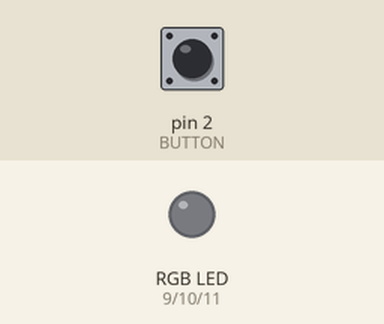
Recording of a sketch running on a simulated Arduino Uno, built with avr-gcc and run on an emulated ATmega328P. On the bench: an RGB LED mixed from three pins (HIGH = lit). Inputs (shaded band) come from the test bench; at power-on: pin 2 (BUTTON) LOW. Dim RGB values are drawn brighter than linear.

Above: at 1.2 s.
1.3 s: pin 2 (BUTTON) pulled HIGH for 0.15 s
At 2.3 s:
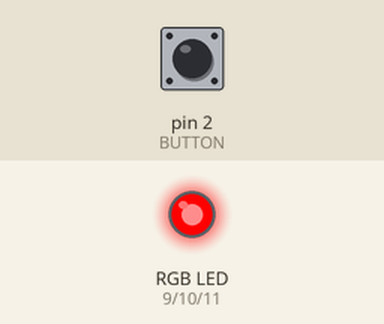
2.9 s: pin 2 (BUTTON) pulled HIGH for 1 s
At 3.5 s:
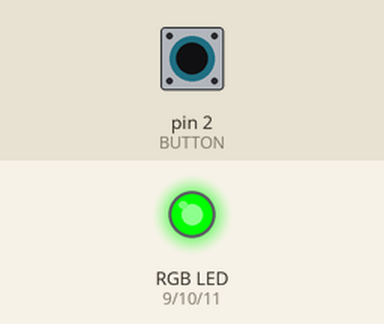
5.4 s: pin 2 (BUTTON) pulled HIGH for 0.15 s
At 6.6 s:
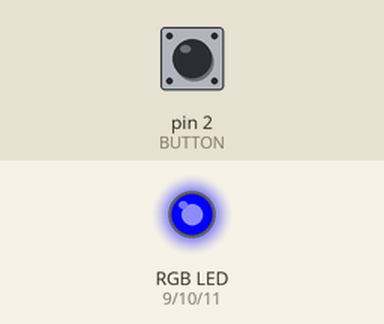
7.0 s: pin 2 (BUTTON) pulled HIGH for 3.2 s
At 7.8 s:
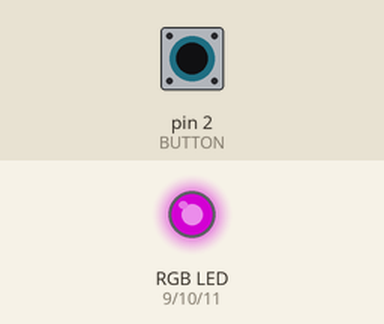
11.7 s: pin 2 (BUTTON) pulled HIGH for 0.15 s
At 12.6 s:
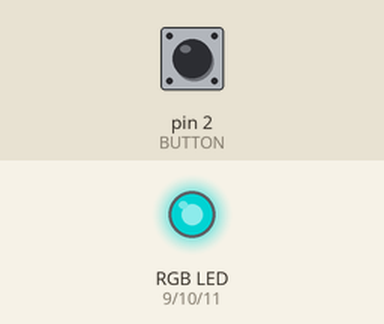
13.3 s: pin 2 (BUTTON) pulled HIGH for 1 s
At 13.8 s:
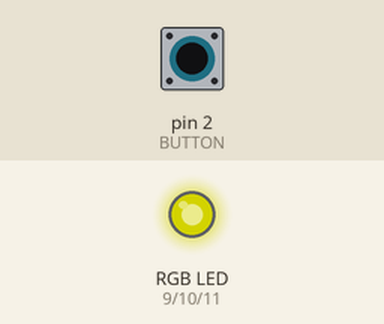
Timing chart, 0 to 16.3 s (numbered marks = the images above; inputs shaded):
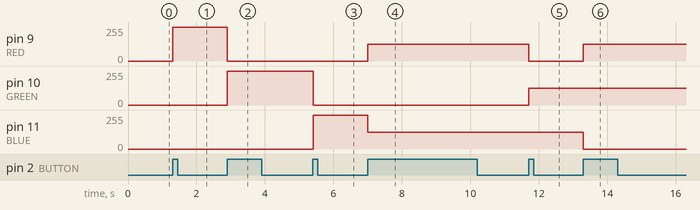

The sketch:

sketch_apr02a.ino
```cpp
#define RED 9
#define GREEN 10
#define BLUE 11
#define BUTTON 2

boolean lastButton=LOW;
boolean currentButton=LOW;

int ledMode=0;

void setup() {
  pinMode(RED, OUTPUT);
  pinMode(GREEN, OUTPUT);
  pinMode(BLUE, OUTPUT);
  pinMode(BUTTON, INPUT);

}

void loop() {
  currentButton=debounce(lastButton);
  if(lastButton == LOW && currentButton == HIGH) {
    ledMode++;
  }
  lastButton=currentButton;
  if(ledMode==8) {
    ledMode=0;
  } else {
    setMode(ledMode);
  }
}
boolean debounce(boolean last){
  boolean current=digitalRead(BUTTON);
  if(last != current) {
    delay(5);
    current=digitalRead(BUTTON);
  }
  return current;
}
void setMode(int mode){
  if(mode==1) { // RED
    digitalWrite(RED, HIGH);
    digitalWrite(GREEN, LOW);
    digitalWrite(BLUE, LOW);
  } else if(mode==2) { //GREEN
    digitalWrite(RED, LOW);
    digitalWrite(GREEN, HIGH);
    digitalWrite(BLUE, LOW);
  } else if(mode==3) {//BLUE
    digitalWrite(RED, LOW);
    digitalWrite(GREEN, LOW);
    digitalWrite(BLUE, HIGH);
  } else if(mode==4) { //PUPLE
    analogWrite(RED, 127);
    analogWrite(GREEN, 0);
    analogWrite(BLUE, 127);
  } else if(mode==5) { //TEAL
    analogWrite(RED, 0);
    analogWrite(GREEN, 127);
    analogWrite(BLUE, 127);
  } else if(mode==6) { //ORANGE
    analogWrite(RED, 127);
    analogWrite(GREEN, 127);
    analogWrite(BLUE, 0);
  } else if(mode==7) { //WHITE
    analogWrite(RED, 85);
    analogWrite(GREEN, 85);
    analogWrite(BLUE, 85);
  } else { //mode==0
    digitalWrite(RED, LOW);
    digitalWrite(GREEN, LOW);
    digitalWrite(BLUE, LOW);
  }
}
```

Measured:
- after the input at 1.3 s, pin 9 (RED): 0/255 → 255/255 at once
- after the input at 2.9 s, pin 9 (RED): 255/255 → 0/255 at once; pin 10 (GREEN): 0/255 → 255/255 at once
- after the input at 5.4 s, pin 10 (GREEN): 255/255 → 0/255 at once; pin 11 (BLUE): 0/255 → 255/255 at once
- after the input at 7.0 s, pin 9 (RED): 0/255 → 127/255 at once; pin 11 (BLUE): 255/255 → 127/255 at once
- after the input at 11.7 s, pin 9 (RED): 127/255 → 0/255 at once; pin 10 (GREEN): 0/255 → 127/255 at once
- after the input at 13.3 s, pin 9 (RED): 0/255 → 127/255 at once; pin 11 (BLUE): 127/255 → 0/255 at once
